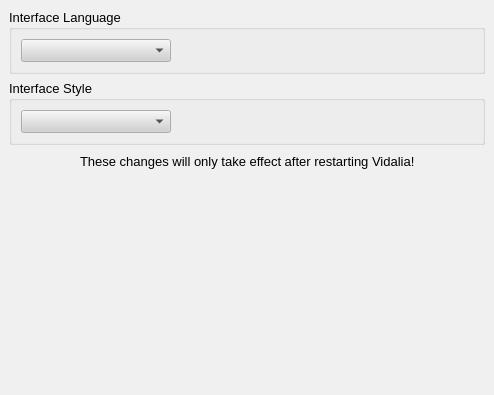
<ui version="4.0" >
 <author></author>
 <comment></comment>
 <exportmacro></exportmacro>
 <class>AppearancePage</class>
 <widget class="QWidget" name="AppearancePage" >
  <property name="geometry" >
   <rect>
    <x>0</x>
    <y>0</y>
    <width>494</width>
    <height>395</height>
   </rect>
  </property>
  <property name="palette" >
   <palette>
    <active>
     <color>
      <red>0</red>
      <green>0</green>
      <blue>0</blue>
     </color>
     <color>
      <red>208</red>
      <green>208</green>
      <blue>208</blue>
     </color>
     <color>
      <red>255</red>
      <green>255</green>
      <blue>255</blue>
     </color>
     <color>
      <red>247</red>
      <green>247</green>
      <blue>247</blue>
     </color>
     <color>
      <red>104</red>
      <green>104</green>
      <blue>104</blue>
     </color>
     <color>
      <red>139</red>
      <green>139</green>
      <blue>139</blue>
     </color>
     <color>
      <red>0</red>
      <green>0</green>
      <blue>0</blue>
     </color>
     <color>
      <red>255</red>
      <green>255</green>
      <blue>255</blue>
     </color>
     <color>
      <red>0</red>
      <green>0</green>
      <blue>0</blue>
     </color>
     <color>
      <red>255</red>
      <green>255</green>
      <blue>255</blue>
     </color>
     <color>
      <red>240</red>
      <green>240</green>
      <blue>240</blue>
     </color>
     <color>
      <red>0</red>
      <green>0</green>
      <blue>0</blue>
     </color>
     <color>
      <red>0</red>
      <green>0</green>
      <blue>128</blue>
     </color>
     <color>
      <red>255</red>
      <green>255</green>
      <blue>255</blue>
     </color>
     <color>
      <red>0</red>
      <green>0</green>
      <blue>255</blue>
     </color>
     <color>
      <red>255</red>
      <green>0</green>
      <blue>255</blue>
     </color>
     <color>
      <red>231</red>
      <green>231</green>
      <blue>231</blue>
     </color>
    </active>
    <inactive>
     <color>
      <red>0</red>
      <green>0</green>
      <blue>0</blue>
     </color>
     <color>
      <red>208</red>
      <green>208</green>
      <blue>208</blue>
     </color>
     <color>
      <red>255</red>
      <green>255</green>
      <blue>255</blue>
     </color>
     <color>
      <red>247</red>
      <green>247</green>
      <blue>247</blue>
     </color>
     <color>
      <red>104</red>
      <green>104</green>
      <blue>104</blue>
     </color>
     <color>
      <red>139</red>
      <green>139</green>
      <blue>139</blue>
     </color>
     <color>
      <red>0</red>
      <green>0</green>
      <blue>0</blue>
     </color>
     <color>
      <red>255</red>
      <green>255</green>
      <blue>255</blue>
     </color>
     <color>
      <red>0</red>
      <green>0</green>
      <blue>0</blue>
     </color>
     <color>
      <red>255</red>
      <green>255</green>
      <blue>255</blue>
     </color>
     <color>
      <red>240</red>
      <green>240</green>
      <blue>240</blue>
     </color>
     <color>
      <red>0</red>
      <green>0</green>
      <blue>0</blue>
     </color>
     <color>
      <red>192</red>
      <green>192</green>
      <blue>192</blue>
     </color>
     <color>
      <red>0</red>
      <green>0</green>
      <blue>0</blue>
     </color>
     <color>
      <red>0</red>
      <green>0</green>
      <blue>255</blue>
     </color>
     <color>
      <red>255</red>
      <green>0</green>
      <blue>255</blue>
     </color>
     <color>
      <red>231</red>
      <green>231</green>
      <blue>231</blue>
     </color>
    </inactive>
    <disabled>
     <color>
      <red>104</red>
      <green>104</green>
      <blue>104</blue>
     </color>
     <color>
      <red>208</red>
      <green>208</green>
      <blue>208</blue>
     </color>
     <color>
      <red>255</red>
      <green>255</green>
      <blue>255</blue>
     </color>
     <color>
      <red>247</red>
      <green>247</green>
      <blue>247</blue>
     </color>
     <color>
      <red>104</red>
      <green>104</green>
      <blue>104</blue>
     </color>
     <color>
      <red>139</red>
      <green>139</green>
      <blue>139</blue>
     </color>
     <color>
      <red>104</red>
      <green>104</green>
      <blue>104</blue>
     </color>
     <color>
      <red>255</red>
      <green>255</green>
      <blue>255</blue>
     </color>
     <color>
      <red>104</red>
      <green>104</green>
      <blue>104</blue>
     </color>
     <color>
      <red>240</red>
      <green>240</green>
      <blue>240</blue>
     </color>
     <color>
      <red>240</red>
      <green>240</green>
      <blue>240</blue>
     </color>
     <color>
      <red>0</red>
      <green>0</green>
      <blue>0</blue>
     </color>
     <color>
      <red>0</red>
      <green>0</green>
      <blue>128</blue>
     </color>
     <color>
      <red>255</red>
      <green>255</green>
      <blue>255</blue>
     </color>
     <color>
      <red>0</red>
      <green>0</green>
      <blue>255</blue>
     </color>
     <color>
      <red>255</red>
      <green>0</green>
      <blue>255</blue>
     </color>
     <color>
      <red>231</red>
      <green>231</green>
      <blue>231</blue>
     </color>
    </disabled>
   </palette>
  </property>
  <property name="font" >
   <font>
    <family>Arial</family>
    <pointsize>10</pointsize>
    <weight>50</weight>
    <italic>false</italic>
    <bold>false</bold>
    <underline>false</underline>
    <strikeout>false</strikeout>
   </font>
  </property>
  <property name="contextMenuPolicy" >
   <enum>Qt::NoContextMenu</enum>
  </property>
  <layout class="QGridLayout" >
   <property name="margin" >
    <number>9</number>
   </property>
   <property name="spacing" >
    <number>6</number>
   </property>
   <item row="2" column="0" >
    <layout class="QHBoxLayout" >
     <property name="margin" >
      <number>0</number>
     </property>
     <property name="spacing" >
      <number>6</number>
     </property>
     <item>
      <spacer>
       <property name="orientation" >
        <enum>Qt::Horizontal</enum>
       </property>
       <property name="sizeHint" >
        <size>
         <width>40</width>
         <height>20</height>
        </size>
       </property>
      </spacer>
     </item>
     <item>
      <widget class="QLabel" name="label" >
       <property name="contextMenuPolicy" >
        <enum>Qt::NoContextMenu</enum>
       </property>
       <property name="text" >
        <string>These changes will only take effect after restarting Vidalia!</string>
       </property>
      </widget>
     </item>
     <item>
      <spacer>
       <property name="orientation" >
        <enum>Qt::Horizontal</enum>
       </property>
       <property name="sizeHint" >
        <size>
         <width>40</width>
         <height>20</height>
        </size>
       </property>
      </spacer>
     </item>
    </layout>
   </item>
   <item row="1" column="0" >
    <widget class="QGroupBox" name="grpStyle" >
     <property name="contextMenuPolicy" >
      <enum>Qt::NoContextMenu</enum>
     </property>
     <property name="toolTip" >
      <string/>
     </property>
     <property name="title" >
      <string>Interface Style</string>
     </property>
     <layout class="QGridLayout" >
      <property name="margin" >
       <number>9</number>
      </property>
      <property name="spacing" >
       <number>6</number>
      </property>
      <item row="0" column="1" >
       <spacer>
        <property name="orientation" >
         <enum>Qt::Horizontal</enum>
        </property>
        <property name="sizeHint" >
         <size>
          <width>40</width>
          <height>20</height>
         </size>
        </property>
       </spacer>
      </item>
      <item row="0" column="0" >
       <widget class="QComboBox" name="cmboStyle" >
        <property name="minimumSize" >
         <size>
          <width>150</width>
          <height>0</height>
         </size>
        </property>
        <property name="contextMenuPolicy" >
         <enum>Qt::NoContextMenu</enum>
        </property>
        <property name="toolTip" >
         <string>Choose Vidalia's interface style</string>
        </property>
        <property name="editable" >
         <bool>false</bool>
        </property>
       </widget>
      </item>
     </layout>
    </widget>
   </item>
   <item row="0" column="0" >
    <widget class="QGroupBox" name="grpLanguage" >
     <property name="contextMenuPolicy" >
      <enum>Qt::NoContextMenu</enum>
     </property>
     <property name="title" >
      <string>Interface Language</string>
     </property>
     <layout class="QGridLayout" >
      <property name="margin" >
       <number>9</number>
      </property>
      <property name="spacing" >
       <number>6</number>
      </property>
      <item row="0" column="1" >
       <spacer>
        <property name="orientation" >
         <enum>Qt::Horizontal</enum>
        </property>
        <property name="sizeHint" >
         <size>
          <width>40</width>
          <height>20</height>
         </size>
        </property>
       </spacer>
      </item>
      <item row="0" column="0" >
       <widget class="QComboBox" name="cmboLanguage" >
        <property name="minimumSize" >
         <size>
          <width>150</width>
          <height>0</height>
         </size>
        </property>
        <property name="contextMenuPolicy" >
         <enum>Qt::NoContextMenu</enum>
        </property>
        <property name="toolTip" >
         <string>Choose the language used in Vidalia</string>
        </property>
        <property name="editable" >
         <bool>false</bool>
        </property>
        <property name="iconSize" >
         <size>
          <width>24</width>
          <height>16</height>
         </size>
        </property>
       </widget>
      </item>
     </layout>
    </widget>
   </item>
   <item row="3" column="0" >
    <spacer>
     <property name="orientation" >
      <enum>Qt::Vertical</enum>
     </property>
     <property name="sizeHint" >
      <size>
       <width>476</width>
       <height>161</height>
      </size>
     </property>
    </spacer>
   </item>
  </layout>
 </widget>
 <pixmapfunction></pixmapfunction>
 <resources/>
 <connections/>
</ui>
